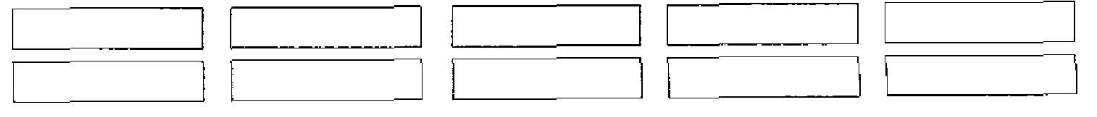
#> input picture 57125879-improve-rectangle-contour-detection/1.png, 1097 x 117 px
$ python improve_rectangle_contour_detection.py
#> lines starting #> are read from the running program, lines starting #| are printed output that depends on the picture; after the words box and inside, x2 and y2 are one past the last pixel; in counts of white or black regions, pixels touching at a corner belong together
import cv2

image = cv2.imread('1.png')
#> image is the input picture: shape (117, 1097, 3); min 0, max 255, mean 241.5
gray = cv2.cvtColor(image, cv2.COLOR_BGR2GRAY)
blurred = cv2.GaussianBlur(gray, (3, 3), 0)
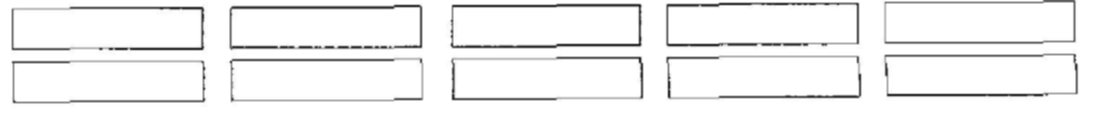
#> blurred: shape (117, 1097); min 24, max 255, mean 241.6
canny = cv2.Canny(blurred, 120, 255, 1)
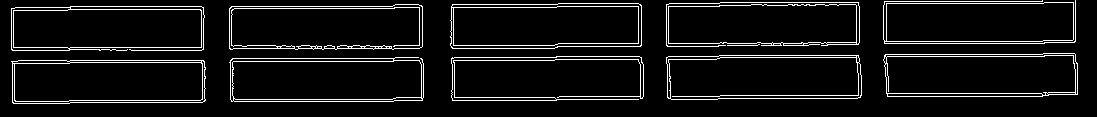
#> canny: shape (117, 1097); 7.2% white in thin lines or dots, all inside (x1, y1, x2, y2) = (11, 0, 1078, 104)

# Find contours
cnts = cv2.findContours(canny, cv2.RETR_EXTERNAL, cv2.CHAIN_APPROX_SIMPLE)
#> cnts = 11 contours, 1 with area under 20; largest, box (x1, y1, x2, y2) and area: (666, 55, 862, 100) 8306, (450, 3, 642, 49) 8275, (229, 4, 423, 50) 8168, (229, 57, 424, 102) 8126, (11, 60, 206, 104) 8120
cnts = cnts[0] if len(cnts) == 2 else cnts[1]

# Iterate thorugh contours and draw rectangles around contours
for c in cnts:
    x,y,w,h = cv2.boundingRect(c)
    cv2.rectangle(image, (x, y), (x + w, y + h), (36,255,12), 2)
#> this loop made 11 passes
#> (x, y, w, h) on passes 1 to 11: (11, 60, 195, 44), (229, 57, 195, 45), (451, 56, 193, 45), (666, 55, 196, 45), (883, 53, 195, 44), (727, 44, 33, 2), (11, 6, 194, 45), (229, 4, 194, 46), (450, 3, 192, 46), (666, 2, 194, 45), (883, 0, 193, 44)
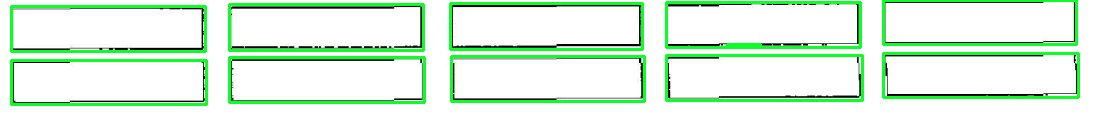
#> image: shape (117, 1097, 3); 11.07% of pixels changed, all inside (x1, y1, x2, y2) = (10, 0, 1080, 106)

cv2.imshow('canny', canny)
cv2.imshow('image', image)
cv2.imwrite('canny.png', canny)
cv2.imwrite('image.png', image)
cv2.waitKey(0)
